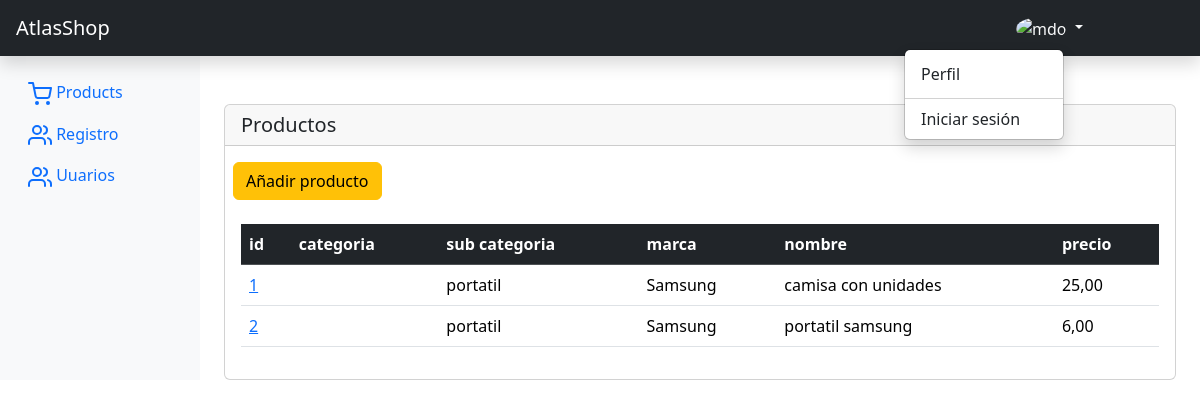
/administracion/producto-list, run on an earlier commit of the app's database.
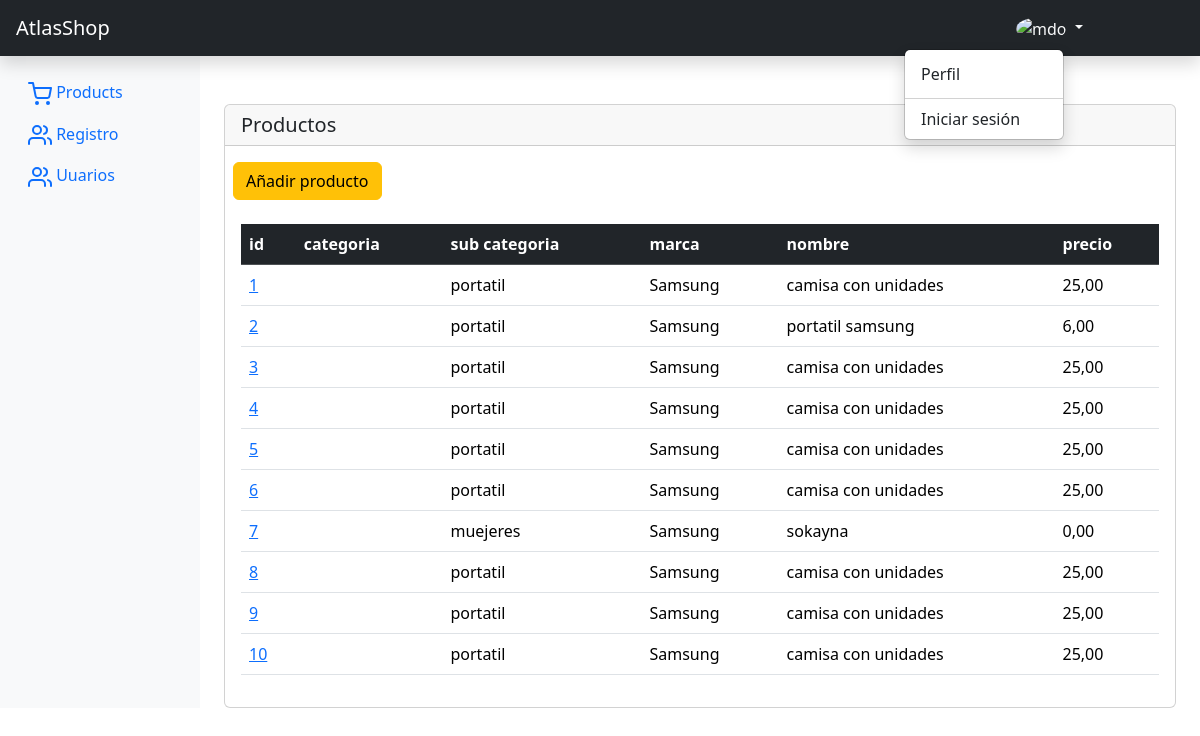
And on a later commit of the database.
### main/models.py (models this page shows, shortened)
class Producto(models.Model):
    id = models.AutoField(db_column="id", primary_key=True, verbose_name=_('ID'))
    nombre = models.CharField(max_length=200,  )
    precio = models.DecimalField(default=0.00, decimal_places=2, max_digits=8, validators=[MinValueValidator(0.00)])
    precio_con_iva = models.DecimalField(default=0.00, decimal_places=2, max_digits=8, validators=[MinValueValidator(0.00)])
    unidades = models.PositiveIntegerField(default=0)
    iva = models.DecimalField(default=0.21, decimal_places=2, max_digits=5, validators=[MinValueValidator(0.00)])
    desccripcion = models.TextField(null=True, blank=True)
    en_oferta = models.BooleanField(default=False)
    precio_oferta = models.DecimalField(max_digits=10, decimal_places=2, null=True, blank=True)
    subcategoria_id = models.ForeignKey(db_column='sucategoria_id', to=SubCategoria, on_delete=models.CASCADE, related_name='get_SubCategoria_Producto', verbose_name=_("SubCategoria"))
    marca_id = models.ForeignKey(db_column='marca_id', to=Marca, on_delete=models.CASCADE, related_name='get_Marca_Producto', verbose_name=_("Marca"))
    class Meta:
        db_table = "producto"
        verbose_name = "Producto"
        verbose_name_plural ="Productos"

class SubCategoria(models.Model):
    id = models.AutoField(db_column="id", primary_key=True, verbose_name=_('ID'))
    nombre = models.CharField(max_length=20, unique=True)
    categoria_id = models.ForeignKey(db_column='categoria_id', to=Categoria, on_delete=models.CASCADE, related_name='get_Categoria_SubCategoria', verbose_name=_("Categoria"))
    def __str__(self) -> str:
        return self.nombre
    class Meta:
        db_table = "subcategoria"
        verbose_name = "Sub Categoria"
        verbose_name_plural ="Sub Categorias"

class Marca(models.Model):
    id = models.AutoField(db_column="id", primary_key=True, verbose_name=_('ID'))
    nombre = models.CharField(max_length=20, unique=True)
    def __str__(self) -> str:
        return self.nombre
    class Meta:
        db_table = "t_marca"
        verbose_name = "Marca"
        verbose_name_plural ="Marcas"
        constraints = [
            models.UniqueConstraint(name='marca_uk-c', fields=['nombre'])
        ]

### administracion/productoViews.py (the view, shortened to what this page needs)
# urls.py: path('producto-list', ProductoListFilterPageView.as_view(), name='producto_list'),
class ProductoListFilterPageView(TemplateView):
    template_name='administracion/producto-list.html'
    def contexto(self, request, qsProducto:Producto): #form:formulariofilter
        try:
            contexto = dict(
                qsProducto=qsProducto,
            )
            return contexto
        except Exception as Err:
            return Err
    def get(self, request, *args, **kwargs):
        qsProducto = Producto.objects.all()
        contexto = self.contexto(request, qsProducto)
        if request.session.get("add_contexto", None) is not None:
            contexto.update(request.session["add_contexto"])
            del request.session["add_contexto"]
        return render(request, self.template_name, contexto)

### cliente/contexto_carrito.py (called while the page is built)
def carrito_unidades(request):
    contador_unidades_carrito = 0  # Inicializa el contador
    if request.user.is_authenticated:
        qsCarrito = Carrito_Detalle.objects.filter(user_id=request.user)
    else:
        qsCarrito = Carrito_Detalle.objects.filter(session_key=request.session.session_key)
    if qsCarrito.count() > 0:
        for carrito_id in qsCarrito:
            contador_unidades_carrito += carrito_id.unidades
    return {'contador_unidades_carrito': contador_unidades_carrito}

### cliente/contexto_categorias.py (called while the page is built)
def categorias_disponibles(request):
    categorias = Categoria.objects.all()
    return {'categorias': categorias}

### administracion/templates/administracion/producto-list.html (shortened to what this page needs)
{% extends 'administracion/base.html' %}
{% load static %}
{% load i18n %}
{% block content %}
<div class="card mt-5">
  <h5 class="card-header"> Productos</h5>
  <div class="m-2 mt-3">
    <a href="{% url 'administracion:producto_new' %}" class="btn btn-warning">
      Añadir producto
    </a>
  </div>
<div class="card-body">
<table class="table">
    <thead class="table-dark">
        <tr>
          <th>id</th>
          <th>categoria</th>
          <th>sub categoria</th>
          <th>marca</th>
          <th>nombre</th>
          <th>precio</th>
        </tr>
    </thead>
    <tbody>
      {% for producto  in qsProducto %}
      <tr>
        <td>
          <a href="{% url 'administracion:producto_edit' key=producto.id %}">
            {{producto.id}}
          </a>
        </td>
        <td>{{producto.categoria_id}}</td>
        <td>{{producto.subcategoria_id}}</td>
        <td>{{producto.marca_id}}</td>
        <td>{{producto.nombre}}</td>
        <td>{{producto.precio}}</td>
       </tr>
      {% endfor %}
    </tbody>
  </table>
  </div>
</div>
{% endblock content %}

What changed in the data, as far as the page shows it:
added Producto: id "3", subcategoria_id "portatil", marca_id "Samsung", nombre "camisa con unidades", precio "25,00"
added Producto: id "4", subcategoria_id "portatil", marca_id "Samsung", nombre "camisa con unidades", precio "25,00"
added Producto: id "5", subcategoria_id "portatil", marca_id "Samsung", nombre "camisa con unidades", precio "25,00"
added Producto: id "6", subcategoria_id "portatil", marca_id "Samsung", nombre "camisa con unidades", precio "25,00"
added Producto: id "7", subcategoria_id "muejeres", marca_id "Samsung", nombre "sokayna", precio "0,00"
added Producto: id "8", subcategoria_id "portatil", marca_id "Samsung", nombre "camisa con unidades", precio "25,00"
added Producto: id "9", subcategoria_id "portatil", marca_id "Samsung", nombre "camisa con unidades", precio "25,00"
added Producto: id "10", subcategoria_id "portatil", marca_id "Samsung", nombre "camisa con unidades", precio "25,00"
